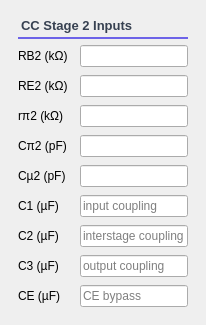
      <widget class="QFrame" name="cardStages_2">
       <property name="maximumSize">
        <size>
         <width>800</width>
         <height>16777215</height>
        </size>
       </property>
       <property name="styleSheet">
        <string notr="true">#cardStages_2 { 
background-color: #f8fafc;
color: #334155;
border-radius: 8px;
border: 1px solid #e2e8f0;
}
</string>
       </property>
       <property name="card" stdset="0">
        <bool>true</bool>
       </property>
       <layout class="QHBoxLayout" name="layoutStages_2">
        <property name="leftMargin">
         <number>18</number>
        </property>
        <property name="topMargin">
         <number>18</number>
        </property>
        <property name="rightMargin">
         <number>18</number>
        </property>
        <property name="bottomMargin">
         <number>18</number>
        </property>
        <item>
         <layout class="QVBoxLayout" name="layoutCC_2">
          <item>
           <widget class="QLabel" name="labelCCTitle">
            <property name="sizePolicy">
             <sizepolicy hsizetype="Preferred" vsizetype="Fixed">
              <horstretch>0</horstretch>
              <verstretch>0</verstretch>
             </sizepolicy>
            </property>
            <property name="styleSheet">
             <string notr="true">QLabel {
    color: #374151;
    font-size: 13px;
    font-weight: 600;
	background-color: transparent;
    padding-bottom: 4px;
    border: none;
    border-bottom: 2px solid #6D63E8;
	
	
	font: 13pt &quot;Rockwell&quot;;
}</string>
            </property>
            <property name="text">
             <string>CC Stage 2 Inputs</string>
            </property>
            <property name="sectionTitle" stdset="0">
             <bool>true</bool>
            </property>
           </widget>
          </item>
          <item>
           <layout class="QGridLayout" name="gridCC">
            <property name="horizontalSpacing">
             <number>12</number>
            </property>
            <property name="verticalSpacing">
             <number>8</number>
            </property>
            <item row="0" column="0">
             <widget class="QLabel" name="labelRB2">
              <property name="text">
               <string>RB2 (kΩ)</string>
              </property>
              <property name="fieldLabel" stdset="0">
               <bool>true</bool>
              </property>
             </widget>
            </item>
            <item row="0" column="1">
             <widget class="QLineEdit" name="lineRB2"/>
            </item>
            <item row="1" column="0">
             <widget class="QLabel" name="labelRE2">
              <property name="text">
               <string>RE2 (kΩ)</string>
              </property>
              <property name="fieldLabel" stdset="0">
               <bool>true</bool>
              </property>
             </widget>
            </item>
            <item row="1" column="1">
             <widget class="QLineEdit" name="lineRE2"/>
            </item>
            <item row="2" column="0">
             <widget class="QLabel" name="labelRpi2">
              <property name="text">
               <string>rπ2 (kΩ)</string>
              </property>
              <property name="fieldLabel" stdset="0">
               <bool>true</bool>
              </property>
             </widget>
            </item>
            <item row="2" column="1">
             <widget class="QLineEdit" name="lineRpi2"/>
            </item>
            <item row="3" column="0">
             <widget class="QLabel" name="labelCpi2">
              <property name="text">
               <string>Cπ2 (pF)</string>
              </property>
              <property name="fieldLabel" stdset="0">
               <bool>true</bool>
              </property>
             </widget>
            </item>
            <item row="3" column="1">
             <widget class="QLineEdit" name="lineCpi2"/>
            </item>
            <item row="4" column="0">
             <widget class="QLabel" name="labelCmu2">
              <property name="text">
               <string>Cµ2 (pF)</string>
              </property>
              <property name="fieldLabel" stdset="0">
               <bool>true</bool>
              </property>
             </widget>
            </item>
            <item row="4" column="1">
             <widget class="QLineEdit" name="lineCmu2"/>
            </item>
            <item row="5" column="0">
             <widget class="QLabel" name="labelC1">
              <property name="text">
               <string>C1 (µF)</string>
              </property>
              <property name="fieldLabel" stdset="0">
               <bool>true</bool>
              </property>
             </widget>
            </item>
            <item row="5" column="1">
             <widget class="QLineEdit" name="lineC1">
              <property name="placeholderText">
               <string>input coupling</string>
              </property>
             </widget>
            </item>
            <item row="6" column="0">
             <widget class="QLabel" name="labelC2">
              <property name="text">
               <string>C2 (µF)</string>
              </property>
              <property name="fieldLabel" stdset="0">
               <bool>true</bool>
              </property>
             </widget>
            </item>
            <item row="6" column="1">
             <widget class="QLineEdit" name="lineC2">
              <property name="placeholderText">
               <string>interstage coupling</string>
              </property>
             </widget>
            </item>
            <item row="7" column="0">
             <widget class="QLabel" name="labelC3">
              <property name="text">
               <string>C3 (µF)</string>
              </property>
              <property name="fieldLabel" stdset="0">
               <bool>true</bool>
              </property>
             </widget>
            </item>
            <item row="7" column="1">
             <widget class="QLineEdit" name="lineC3">
              <property name="placeholderText">
               <string>output coupling</string>
              </property>
             </widget>
            </item>
            <item row="8" column="0">
             <widget class="QLabel" name="labelCE">
              <property name="text">
               <string>CE (µF)</string>
              </property>
              <property name="fieldLabel" stdset="0">
               <bool>true</bool>
              </property>
             </widget>
            </item>
            <item row="8" column="1">
             <widget class="QLineEdit" name="lineCE">
              <property name="placeholderText">
               <string>CE bypass</string>
              </property>
             </widget>
            </item>
           </layout>
          </item>
         </layout>
        </item>
       </layout>
      </widget>
